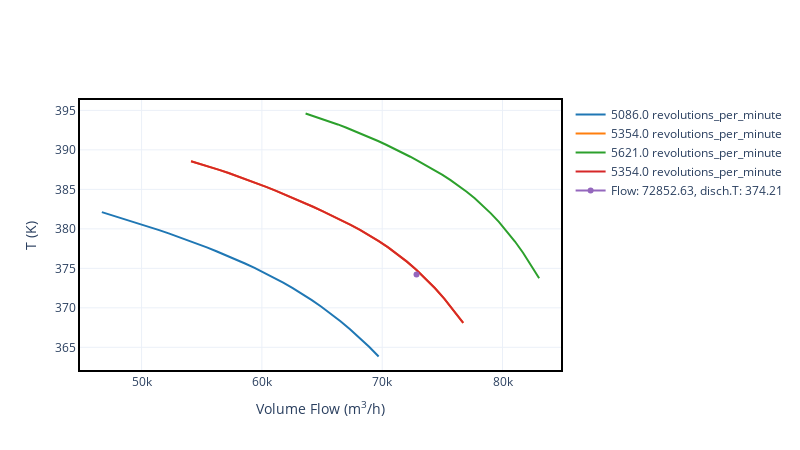

Here is the notebook cell this chart was saved with:
### Code cell
fig = imp_1sec.disch.T_plot(flow_v_units="m**3/h", temperature_units="degC",
                    speed_units="rpm",flow_v= point_1sec.flow_v, speed = point_1sec.speed)
fig.update_layout(height=450,width=800)
